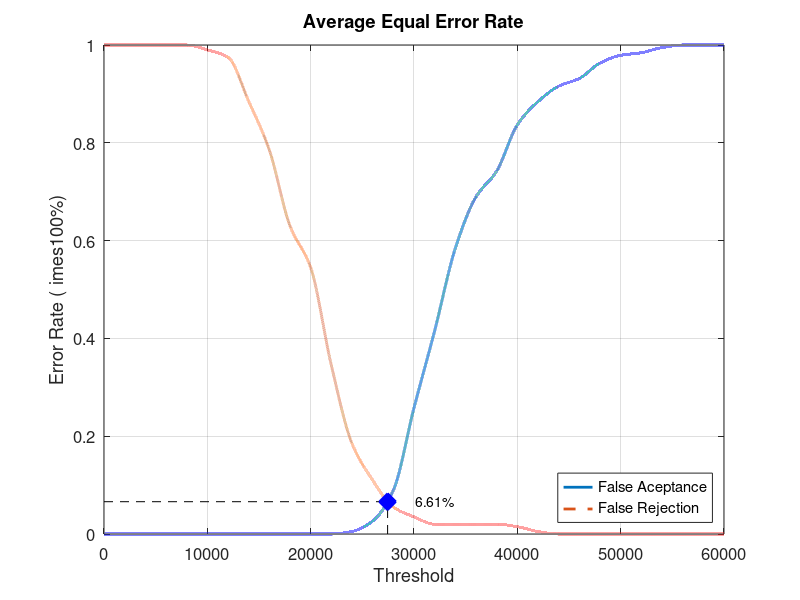
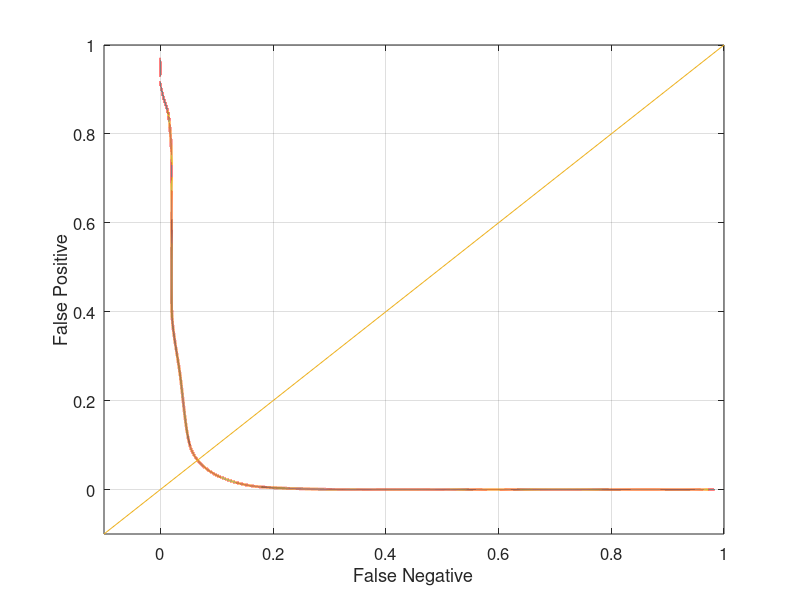

Reproduce these figures in MATLAB, in order.
close all;
clear;
clc;
x = 0:2000:60000;
xq = 0:0.5:60000;

y0 = [0 0 0 0 0 0 0 0 0 0 0 0 0.00526316 0.0263158 0.0894737 0.257895 0.415789 0.584211 0.689474 0.742105 0.836842 0.884211 0.915789 0.931579 0.963158 0.978947 0.984211 0.994737 1 1 1]
yy0 = interp1(x, y0, xq, 'pchip');
y1 = [1 1 1 1 1 0.99 0.975 0.885 0.785 0.63 0.545 0.345 0.185 0.11 0.055 0.035 0.02 0.02 0.02 0.02 0.015 0.005 0 0 0 0 0 0 0 0 0]
yy1 = interp1(x, y1, xq, 'pchip');

% Calculating EER: 
y2 = abs(y0 - y1);
find(y2 == min(y2))
yy2 = abs(yy0 - yy1);
xEER = find(yy2 == min(yy2));
xEERIndex = xq(xEER) % X-axis EER
yEER = yy0(xEER) % Y-axis EER

main = figure
plot(xq, yy0,'-','LineWidth', 2);	hold on
plot(xq, yy1,'--','LineWidth', 2);	hold on
plot([xEERIndex xEERIndex], [0 yEER], 'k--');	hold on
plot([0 xEERIndex], [yEER yEER], 'k--');	hold on
plot(xEERIndex, yEER, 'bx', 'LineWidth', 10);	hold on
text(xEERIndex + 10 * xEERIndex / 100, yEER, [num2str(round((10000 * yEER)) / 100) '%'])
legend('False Aceptance', 'False Rejection', 'Location', 'SouthEast')
xlabel('Threshold')
ylabel('Error Rate (	imes100%)')
title('Average Equal Error Rate')
set(gca, 'FontSize', 12)
axis([0 60000 0 1])
grid on

print(main, 'Database3_1Main', '-dpng');
FNRxFPR = figure('Color', [1 1 1]);
plot(yy1, yy0, '-', yy1, yy0, 'LineWidth', 2);
hold on
y = -0.1:0.1:1
plot(y, y); 
set(gca, 'FontSize', 12)
xlabel('False Negative')
ylabel('False Positive')
axis([-0.1 1 -0.1 1])
set(gca, 'FontSize', 12)
grid on

print(FNRxFPR, 'Database3_1FNRxFPR','-dpng');
